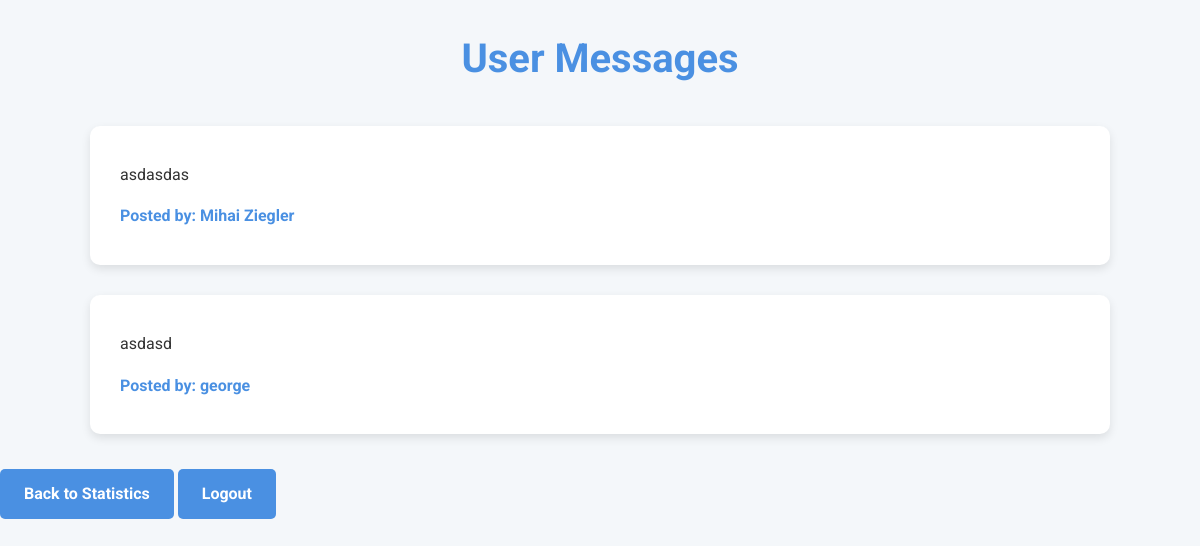
The page /admin/messages (signed in) on the database as committed earlier.
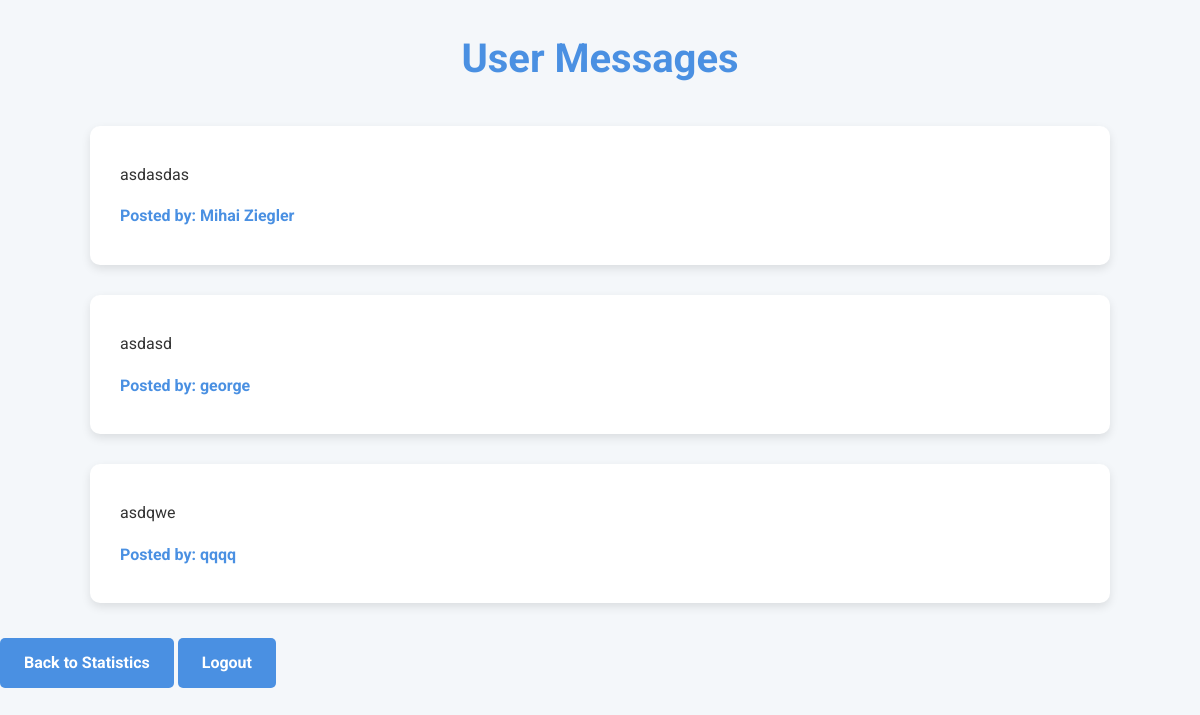
The same page on the database as committed later.
### app.py (models this page shows, shortened)
class AdditionalText(db.Model):
    id = db.Column(db.Integer, primary_key=True)
    message = db.Column(db.String(500), nullable=False)  # Adjust size as needed
    user_id = db.Column(db.Integer, db.ForeignKey('user.id'), nullable=False)
    user = db.relationship('User', backref='messages')

class User(db.Model, UserMixin):
    id = db.Column(db.Integer, primary_key=True)
    username = db.Column(db.String(150), nullable=False, unique=True)
    password = db.Column(db.String(150), nullable=False)
    email = db.Column(db.String(150), unique=True, nullable=True)
    is_confirmed = db.Column(db.String(150), nullable=True)
    confirmed_on = db.Column(db.DateTime, nullable=True)
    user_type = db.Column(db.String(150), nullable=False)

### app.py (the view)
@app.route('/admin/messages', methods=['GET'])
@login_required
def admin_messages():
    if current_user.user_type != 'Admin':
        return redirect(url_for('statistics'))
    all_additional_texts = AdditionalText.query.all()
    return render_template('admin_messages.html', additional_texts=all_additional_texts)

### app.py (called while the page is built)
@login_manager.user_loader
def load_user(user_id):
    return db.session.get(User, int(user_id))

### templates/admin_messages.html (shortened to what this page needs)
<!DOCTYPE html>
<html lang="en">
<head>
</head>
<body>
    <h1>User Messages</h1>
    <ul>
        {% for message in additional_texts %}
            <li>
                <p>{{ message.message }}</p>
                <p class="message-user">Posted by: {{ message.user.username }}</p>
            </li>
        {% else %}
            <li>No additional messages found.</li>
        {% endfor %}
    </ul>
    <a href="{{ url_for('statistics') }}">Back to Statistics</a>
    <a href="{{ url_for('logout') }}">Logout</a>
</body>
</html>

Rows that differ between the two databases and show on the page:
added AdditionalText: message "asdqwe", user.username "qqqq"
